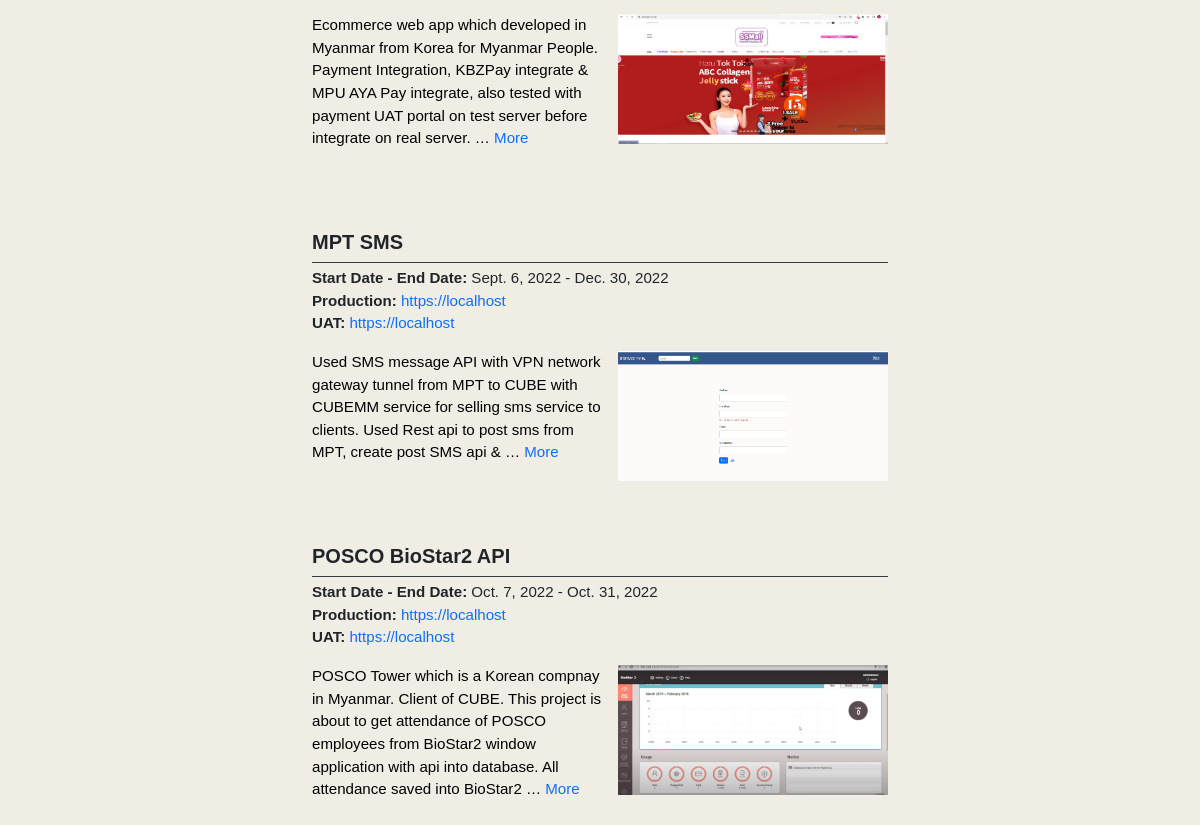
Page /projects (lower part) on the earlier database version.
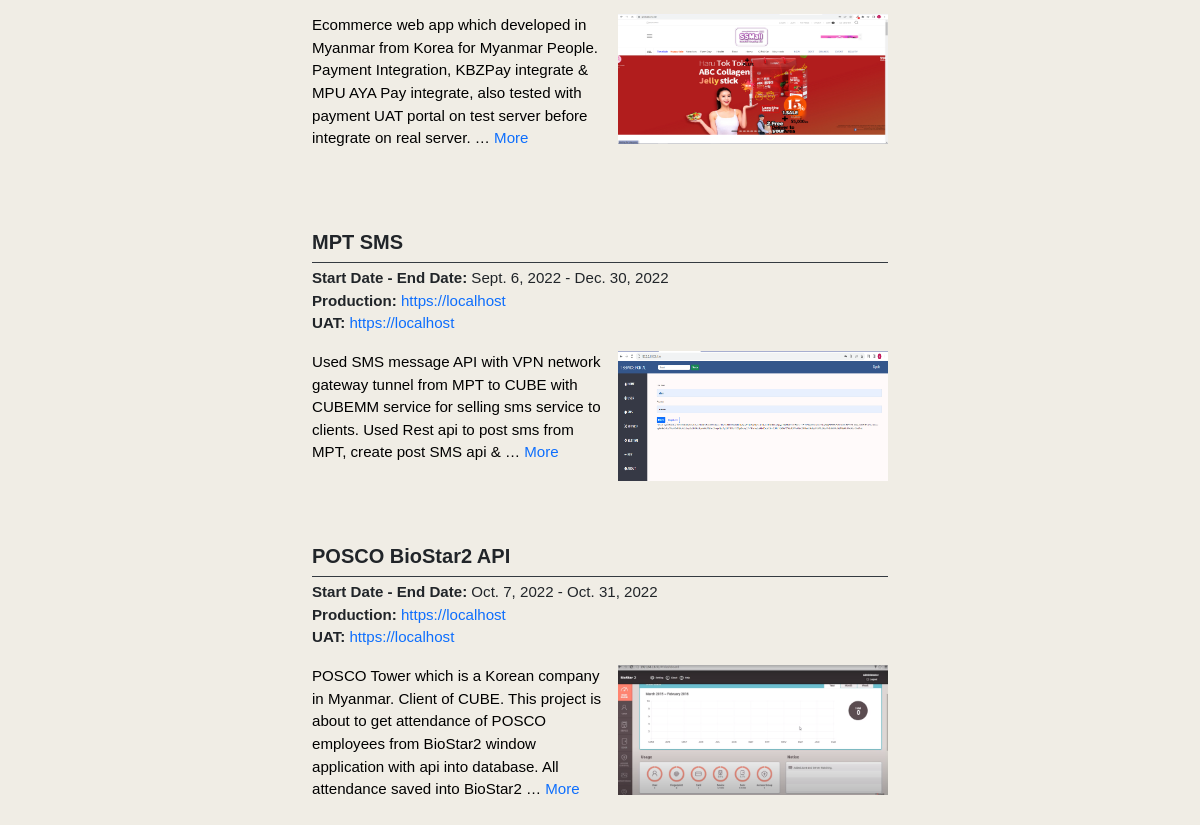
Same page on the later database version.
### display/models.py (models this page shows)
class Work_project(models.Model):
    user = models.ForeignKey(Profile, default=None, on_delete=models.CASCADE)
    title = models.CharField(max_length=255, null=True, blank=True)
    description = models.TextField(null=True, blank=True)
    tech = models.CharField(max_length=255, null=True, blank=True)
    date= models.DateField(null=True, blank=True)
    end_date = models.DateField(null=True, blank=True)
    url = models.URLField(null=True, blank=True)
    uat_url = models.URLField(null=True, blank=True)
    image1 = models.ImageField(upload_to="work_project")
    image2 = models.ImageField(upload_to="work_project")
    image3 = models.ImageField(upload_to="work_project")
    image4 = models.ImageField(upload_to="work_project")
    image5 = models.ImageField(upload_to="work_project", null=True, blank=True)

### display/views.py (the view)
def double_project(request):
    work_project = Work_project.objects.all()
    personal_project = Project.objects.all()
    context = {
        "work_project": work_project,
        "personal_project": personal_project
    }
    return render(request, "projects.html",
                    {"context":context})

### template/projects.html (shortened to what this page needs)
{% extends 'main.html' %}
{% block content %}
{% include 'chain.html' %}
{% include 'profile.html' %}
<div class="context" style="width: 48%;">
    <div class="about" style="margin:auto;max-width:590px;font-size:15.1px;">
<br>
<br>
<div class="work_project_body">
        {% for work_projects in context.work_project %}
        <h5 style="font-weight: bold;">{{ work_projects.title}}</h5>
        <legend class="border-bottom border-dark mb-1" style=""></legend>
<p style="white-space: pre-line;"><span style="font-weight: bold;">Start Date - End Date:</span>  {{ work_projects.date }} - {{ work_projects.end_date }}
<span style="font-weight: bold;">Production:</span> <a class="plink" target="_blank" href="{{ work_projects.url }}">{{ work_projects.url }}</a>
<span style="font-weight: bold;">UAT:</span> <a class="plink" target="_blank" href="{{ work_projects.uat_url }}">{{ work_projects.uat_url }}</a>
</p>
<a href="projects2/{{ work_projects.id }}" style="text-decoration: none;">
<div style="display: block;">
<div class="work_project_img">
    <img src="{{ work_projects.image1.url }}" alt="" style="
    width: 270px; height:130px;margin-left: 15px;margin-bottom: 15px;">
</div>
<div>
    {{ work_projects.description|truncatewords:35 }} <span class="plink">More</span>
</div>
</div>
</a>
<div style="height: 80px;"></div>
        {% endfor %}
</div>
    </div>
</div>
{% endblock %}

Differences in the rows shown:
changed Work_project "MPT SMS": image1: a different picture
changed Work_project "POSCO BioStar2 API": description "…which is a Korean compnay in Myanmar. Client of…" → "…which is a Korean company in Myanmar. Client of…"
